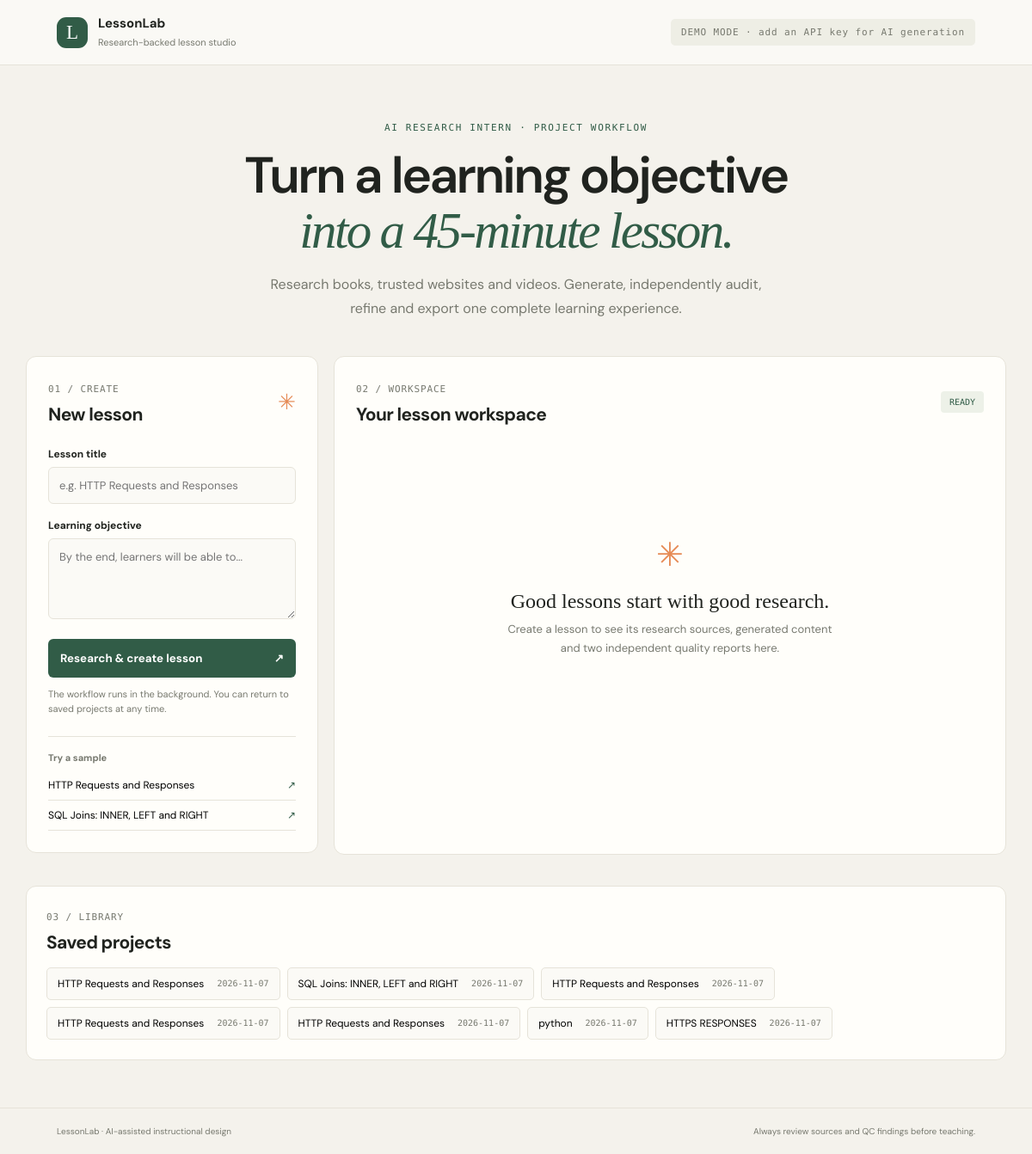
The page / on the database its author committed.
### tables this page shows
CREATE TABLE projects(id TEXT PRIMARY KEY,title TEXT,objective TEXT,data TEXT,updated TEXT);

### app.py (the view)
    @app.get('/')
    def home(): return render_template('index.html', projects=store.list(), model=s.model, provider=s.provider, demo=not pipe.llm.available)

### lessontool/llm.py (called while the page is built)
    @property
    def available(self):
        return bool(self.s.anthropic_key if self.s.provider == "anthropic" else self.s.openai_key)

### lessontool/store.py (called while the page is built)
    def conn(self):
        c=sqlite3.connect(self.db,timeout=20); c.row_factory=sqlite3.Row; return c

    def list(self):
        with self.conn() as c: rows=c.execute("SELECT data FROM projects ORDER BY updated DESC").fetchall()
        return [json.loads(x["data"]) for x in rows]

### templates/index.html (shortened to what this page needs)
<!doctype html>
<html lang="en"><head><meta charset="utf-8"><meta name="viewport" content="width=device-width,initial-scale=1"><title>LessonLab · AI Lesson Creator</title><link rel="stylesheet" href="/static/style.css"></head>
<body><header><div class="brand"><span class="mark">L</span><div><b>LessonLab</b><small>Research-backed lesson studio</small></div></div><div class="mode">{{ 'DEMO MODE · add an API key for AI generation' if demo else provider|upper+' · '+model }}</div></header>
<main><section class="hero"><p class="eyebrow">AI RESEARCH INTERN · PROJECT WORKFLOW</p><h1>Turn a learning objective<br><em>into a 45-minute lesson.</em></h1><p class="sub">Research books, trusted websites and videos. Generate, independently audit, refine and export one complete learning experience.</p></section>
<section class="workspace"><aside class="panel create"><div class="panel-head"><div><span class="step">01 / CREATE</span><h2>New lesson</h2></div><span class="spark">✳</span></div><label for="title">Lesson title</label><input id="title" placeholder="e.g. HTTP Requests and Responses"><label for="objective">Learning objective</label><textarea id="objective" rows="4" placeholder="By the end, learners will be able to..."></textarea><button id="create">Research & create lesson <span>↗</span></button><p class="hint">The workflow runs in the background. You can return to saved projects at any time.</p><div class="samples"><b>Try a sample</b><button class="sample" data-n="0">HTTP Requests and Responses <span>↗</span></button><button class="sample" data-n="1">SQL Joins: INNER, LEFT and RIGHT <span>↗</span></button></div></aside>
<section class="panel output"><div class="panel-head"><div><span class="step">02 / WORKSPACE</span><h2 id="viewTitle">Your lesson workspace</h2></div><span id="state" class="status">READY</span></div><div id="empty" class="empty"><div class="empty-icon">✳</div><h3>Good lessons start with good research.</h3><p>Create a lesson to see its research sources, generated content and two independent quality reports here.</p></div></section></section>
<section class="project-list"><div><span class="step">03 / LIBRARY</span><h2>Saved projects</h2></div><div id="projects">{% for p in projects %}<button class="project" data-id="{{p.id}}"><span>{{p.title}}</span><small>{{p.updated[:10]}}</small></button>{% else %}<p class="hint">Your saved lessons will appear here.</p>{% endfor %}</div></section>
</main><footer><span>LessonLab · AI-assisted instructional design</span><span>Always review sources and QC findings before teaching.</span></footer><script src="/static/app.js"></script></body></html>

### static/style.css (style rules this page uses)
:root { --bg:#f4f2ec;--paper:#fffefa;--ink:#20231f;--muted:#77796f;--line:#e6e3d9;--green:#315c47;--lime:#d9ef9b;--orange:#e68b56 }
* { box-sizing:border-box }
body { margin:0;background:var(--bg);color:var(--ink);font-family:'DM Sans',sans-serif }
header { height:76px;padding:0 5.5%;display:flex;align-items:center;justify-content:space-between;border-bottom:1px solid var(--line);background:#faf9f5 }
.brand { display:flex;align-items:center;gap:12px }
.mark { width:36px;height:36px;border-radius:11px;background:var(--green);color:white;display:grid;place-items:center;font-family:'Playfair Display';font-size:23px }
.brand b { display:block;font-size:15px }
.brand small { color:var(--muted);font-size:11px }
.mode,.step { font:11px 'DM Mono';letter-spacing:.08em;color:var(--muted) }
.mode { background:#eeeee5;padding:9px 12px;border-radius:5px }
main { max-width:1240px;margin:auto;padding:55px 30px }
.hero { max-width:700px;margin:0 auto 42px;text-align:center }
.eyebrow { font:11px 'DM Mono';letter-spacing:.15em;color:var(--green) }
h1 { font-size:clamp(36px,5vw,59px);line-height:1.08;letter-spacing:-.045em;margin:17px 0;font-weight:600 }
h1 em { font-family:'Playfair Display';font-weight:500;color:var(--green) }
.sub { color:var(--muted);line-height:1.7;max-width:590px;margin:auto }
.workspace { display:grid;grid-template-columns:340px 1fr;gap:18px;align-items:start }
.panel { background:var(--paper);border:1px solid var(--line);border-radius:12px;padding:25px }
.panel-head { display:flex;justify-content:space-between;align-items:center;margin-bottom:24px }
.panel h2,.project-list h2 { font-size:21px;margin:7px 0 0;letter-spacing:-.03em }
.spark { color:var(--orange);font-size:25px }
.create label { display:block;font-size:12px;font-weight:700;margin:17px 0 7px }
.create input,.create textarea { width:100%;border:1px solid var(--line);background:#fbfaf6;border-radius:6px;padding:12px;font:13px 'DM Sans';outline:none }
button { font-family:inherit;cursor:pointer }
.create>button { margin-top:18px;width:100%;padding:14px;border:0;border-radius:6px;background:var(--green);color:white;font-weight:700;text-align:left }
.create>button span { float:right }
.hint { font-size:11px;line-height:1.6;color:var(--muted) }
.samples { border-top:1px solid var(--line);margin-top:22px;padding-top:17px }
.samples>b { font-size:11px;color:var(--muted);display:block;margin-bottom:8px }
.sample { display:flex;justify-content:space-between;width:100%;border:0;background:none;padding:9px 0;text-align:left;font-size:12px;border-bottom:1px solid var(--line) }
.sample span { color:var(--green) }
.output { min-height:580px }
.status { font:10px 'DM Mono';padding:7px 10px;border-radius:4px;background:#edf1e8;color:var(--green) }
.empty { text-align:center;padding:100px 35px }
.empty-icon { font-size:38px;color:var(--orange) }
.empty h3 { font:24px 'Playfair Display';margin:16px 0 8px }
.empty p { color:var(--muted);font-size:13px;line-height:1.7;max-width:380px;margin:auto }
.project-list { margin-top:36px;background:var(--paper);border:1px solid var(--line);border-radius:12px;padding:23px }
.project-list>div:first-child { margin-bottom:15px }
#projects { display:flex;flex-wrap:wrap;gap:8px }
.project { border:1px solid var(--line);border-radius:5px;background:#fbfaf6;padding:10px 12px;display:flex;gap:15px;align-items:center }
.project span { font-size:12px }
.project small { font:10px 'DM Mono';color:var(--muted) }
footer { display:flex;justify-content:space-between;padding:20px 5.5%;font-size:10px;color:var(--muted);border-top:1px solid var(--line) }

### rows shown on the page
projects: title "SQL Joins: INNER, LEFT and RIGHT", updated "2026-11-07"
projects: title "python", updated "2026-11-07"
projects: title "HTTPS RESPONSES", updated "2026-11-07"

### other values the page prints
{{ p.title }} "HTTP Requests and Responses" "HTTP Requests and Responses" "HTTP Requests and Responses" "HTTP Requests and Responses"
{{ p.updated[:10] }} "2026-11-07" "2026-11-07" "2026-11-07" "2026-11-07"
